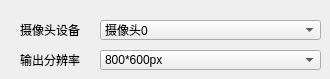
      <widget class="QWidget" name="tabCamera">
       <attribute name="icon">
        <iconset>
         <normaloff>icons/摄像头.png</normaloff>icons/摄像头.png</iconset>
       </attribute>
       <attribute name="title">
        <string>摄像头</string>
       </attribute>
       <widget class="QComboBox" name="comboSrcCameraID">
        <property name="geometry">
         <rect>
          <x>100</x>
          <y>20</y>
          <width>221</width>
          <height>20</height>
         </rect>
        </property>
        <property name="styleSheet">
         <string notr="true"/>
        </property>
        <property name="currentIndex">
         <number>0</number>
        </property>
        <item>
         <property name="text">
          <string>摄像头0</string>
         </property>
        </item>
        <item>
         <property name="text">
          <string>摄像头1</string>
         </property>
        </item>
        <item>
         <property name="text">
          <string>摄像头2</string>
         </property>
        </item>
        <item>
         <property name="text">
          <string>摄像头3</string>
         </property>
        </item>
        <item>
         <property name="text">
          <string>摄像头4</string>
         </property>
        </item>
       </widget>
       <widget class="QLabel" name="label_23">
        <property name="geometry">
         <rect>
          <x>20</x>
          <y>20</y>
          <width>91</width>
          <height>20</height>
         </rect>
        </property>
        <property name="text">
         <string>摄像头设备</string>
        </property>
       </widget>
       <widget class="QLabel" name="label_24">
        <property name="geometry">
         <rect>
          <x>20</x>
          <y>50</y>
          <width>71</width>
          <height>20</height>
         </rect>
        </property>
        <property name="text">
         <string>输出分辨率</string>
        </property>
       </widget>
       <widget class="QComboBox" name="comboSrcCameraResolution">
        <property name="geometry">
         <rect>
          <x>100</x>
          <y>50</y>
          <width>221</width>
          <height>20</height>
         </rect>
        </property>
        <property name="styleSheet">
         <string notr="true"/>
        </property>
        <property name="currentIndex">
         <number>0</number>
        </property>
        <item>
         <property name="text">
          <string>800*600px</string>
         </property>
        </item>
        <item>
         <property name="text">
          <string>640*480px</string>
         </property>
        </item>
        <item>
         <property name="text">
          <string>960*720px</string>
         </property>
        </item>
        <item>
         <property name="text">
          <string>720*540px</string>
         </property>
        </item>
        <item>
         <property name="text">
          <string>1280*960px</string>
         </property>
        </item>
        <item>
         <property name="text">
          <string>720*1080px</string>
         </property>
        </item>
        <item>
         <property name="text">
          <string>320*240px</string>
         </property>
        </item>
       </widget>
      </widget>
